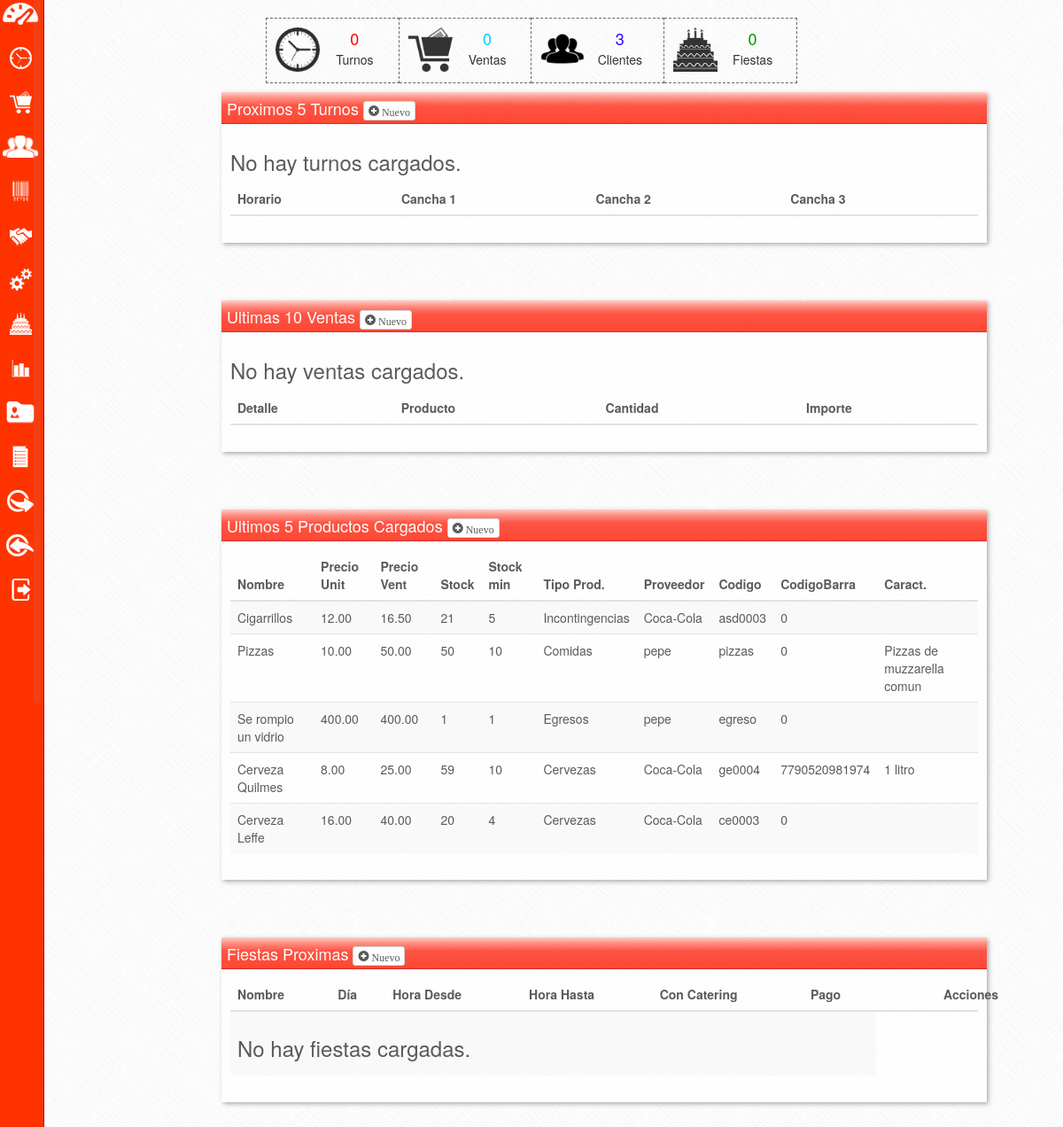
The app's page /dashboard/index.php (signed in) with its own data.
### tables this page shows
CREATE TABLE IF NOT EXISTS `lcdd_productos` (
  `idproducto` int(11) NOT NULL AUTO_INCREMENT,
  `nombre` varchar(80) NOT NULL,
  `precio_unit` decimal(18,2) NOT NULL,
  `precio_venta` decimal(18,2) DEFAULT NULL,
  `stock` int(11) NOT NULL,
  `stock_min` smallint(6) NOT NULL,
  `reftipoproducto` int(11) NOT NULL,
  `refproveedor` int(11) NOT NULL,
  `codigo` varchar(10) NOT NULL,
  `codigobarra` bigint(15) DEFAULT NULL,
  `caracteristicas` varchar(50) DEFAULT NULL,
  `egreso` bit(1) DEFAULT NULL,
  PRIMARY KEY (`idproducto`)
);

CREATE TABLE IF NOT EXISTS `lcdd_tipoproducto` (
  `idtipoproducto` int(11) NOT NULL AUTO_INCREMENT,
  `tipoproducto` varchar(45) NOT NULL,
  `activo` bit(1) DEFAULT NULL,
  PRIMARY KEY (`idtipoproducto`)
);

CREATE TABLE IF NOT EXISTS `lcdd_proveedores` (
  `idproveedor` int(11) NOT NULL AUTO_INCREMENT,
  `proveedor` varchar(45) NOT NULL,
  `direccion` varchar(200) DEFAULT NULL,
  `telefono` varchar(20) DEFAULT NULL,
  `cuit` varchar(11) DEFAULT NULL,
  `nombre` varchar(45) DEFAULT NULL,
  `email` varchar(45) DEFAULT NULL,
  PRIMARY KEY (`idproveedor`)
);

### dashboard/index.php (the view, shortened to what the rows shown need)
<?php
if (!isset($_SESSION['usua_se']))
{
	header('Location: /lacalderadeldiablo/vistas/');
} else {
require '../includes/funcionesProductos.php';
$serviciosProductos = new ServiciosProductos();
$resProductos = $serviciosProductos->traerProductosLimite(5);
?>
<!DOCTYPE HTML>
<html>
<head>
<link href="../css/estiloDash.css" rel="stylesheet" type="text/css">
    <link rel="stylesheet" href="../bootstrap/css/bootstrap.min.css"/>
   <link href="../css/perfect-scrollbar.css" rel="stylesheet">
</head>
<body>
<div id="ingoGral" style=" margin-left:240px; padding-top:20px;">
    <div class="boxInfo">
    	<div class="cuerpoBox">
    		<table class="table table-striped">
            	<thead>
                	<tr>
                    	<th>Horario</th>
                        <th>Cancha 1</th>
                        <th>Cancha 2</th>
                        <th>Cancha 3</th>
                    </tr>
                </thead>
            </table>
    	</div>
    </div>
    <div class="boxInfo">
    	<div class="cuerpoBox">
			<table class="table table-striped">
            	<thead>
                	<tr>
                    	<th>Detalle</th>
                        <th>Producto</th>
                        <th>Cantidad</th>
                        <th>Importe</th>
                    </tr>
                </thead>
            </table>
    	</div>
    </div>
    <div class="boxInfo">
    	<div class="cuerpoBox">
    		<table class="table table-striped">
            	<thead>
                	<tr>
                    	<th>Nombre</th>
                        <th>Precio Unit</th>
                        <th>Precio Vent</th>
                        <th>Stock</th>
                        <th>Stock min</th>
                        <th>Tipo Prod.</th>
                        <th>Proveedor</th>
                        <th>Codigo</th>
                        <th>CodigoBarra</th>
                        <th>Caract.</th>
                    </tr>
                </thead>
                <tbody>
                	<?php
						if (mysql_num_rows($resProductos)>0) {
							while ($row = mysql_fetch_array($resProductos)) {
					?>
                    	<tr>
                        	<td><?php echo utf8_encode($row['nombre']); ?></td>
                            <td><?php echo $row['precio_unit']; ?></td>
                            <td><?php echo $row['precio_venta']; ?></td>
                            <td><?php echo $row['stock']; ?></td>
                            <td><?php echo $row['stock_min']; ?></td>
                            <td><?php echo utf8_encode($row['tipoproducto']); ?></td>
                            <td><?php echo utf8_encode($row['proveedor']); ?></td>
							<td><?php echo utf8_encode($row['codigo']); ?></td>
                            <td><?php echo $row['codigobarra']; ?></td>
                            <td><?php echo utf8_encode($row['caracteristicas']); ?></td>
                        </tr>
                    <?php } ?>
                    <?php } else { ?>
                    	<h3>No hay productos cargados.</h3>
                    <?php } ?>
                </tbody>
            </table>
    	</div>
    </div>
    <div class="boxInfo">
    	<div class="cuerpoBox">
            <table class="table table-striped">
                <thead>
                    <tr>
                        <th>Nombre</th>
                        <th>Día</th>
                        <th>Hora Desde</th>
                        <th>Hora Hasta</th>
                        <th>Con Catering</th>
                        <th>Pago</th>
                        <th style="padding-left:9%;">Acciones</th>
                    </tr>
                </thead>
            </table>
    	</div>
    </div>
</div>
<?php } ?>
</body>
</html>

### records on screen
lcdd_productos: nombre "Cigarrillos", precio_unit "12.00", precio_venta "16.50", stock "21", stock_min "5", lcdd_tipoproducto.tipoproducto "Incontingencias", lcdd_proveedores.proveedor "Coca-Cola", codigo "asd0003", codigobarra "0"
lcdd_productos: nombre "Pizzas", precio_unit "10.00", precio_venta "50.00", stock "50", stock_min "10", lcdd_tipoproducto.tipoproducto "Comidas", lcdd_proveedores.proveedor "pepe", codigo "pizzas", codigobarra "0", caracteristicas "Pizzas de muzzarella comun"
lcdd_productos: nombre "Se rompio un vidrio", precio_unit "400.00", precio_venta "400.00", stock "1", stock_min "1", lcdd_tipoproducto.tipoproducto "Egresos", lcdd_proveedores.proveedor "pepe", codigo "egreso", codigobarra "0"
lcdd_productos: nombre "Cerveza Quilmes", precio_unit "8.00", precio_venta "25.00", stock "59", stock_min "10", lcdd_tipoproducto.tipoproducto "Cervezas", lcdd_proveedores.proveedor "Coca-Cola", codigo "ge0004", codigobarra "7790520981974", caracteristicas "1 litro"
lcdd_productos: nombre "Cerveza Leffe", precio_unit "16.00", precio_venta "40.00", stock "20", stock_min "4", lcdd_tipoproducto.tipoproducto "Cervezas", lcdd_proveedores.proveedor "Coca-Cola", codigo "ce0003", codigobarra "0"

### other values on screen
$cantTurnos "0"
$cantVentas "0"
$cantClientes "3"
$cantFiestas "0"
